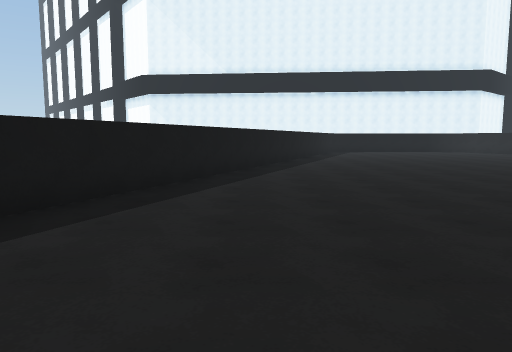
View 1 (above)

21 first-person views from a walk through a Unity game level. The camera is 1.4 m above the floor, tilts 6° down and sees 70° across. The floor is counted in squares, 2 m on a side. Each view is taken from the middle of a square. On the plan, view 1 faces up. The plan holds only what a view shows up to about 11 squares ahead; the rest is blank. The place goes on beyond the plan. Some animated figures are not drawn.

View 2
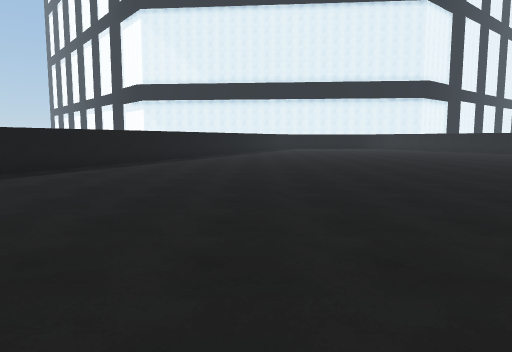

View 3
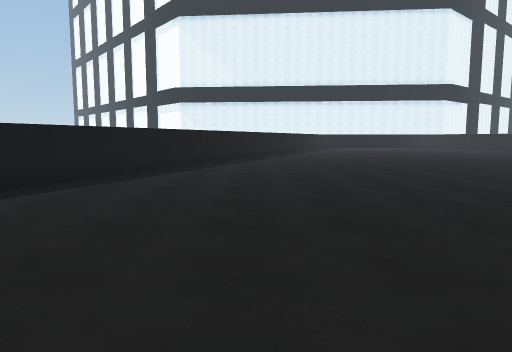

View 4
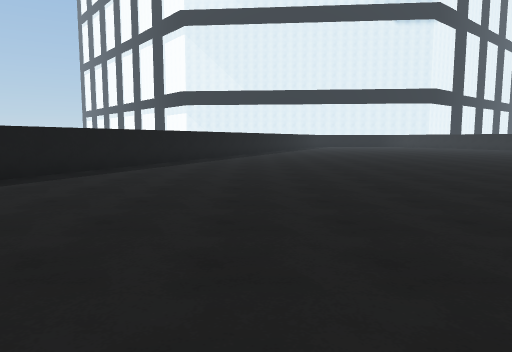

View 5
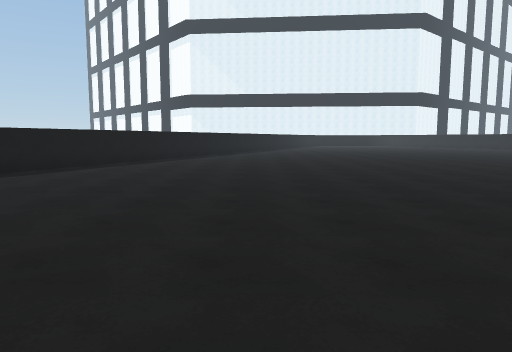

View 6
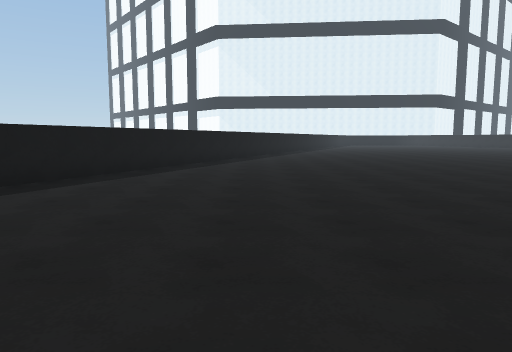

View 7
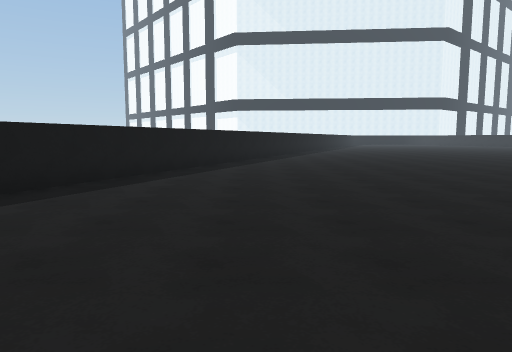

View 8
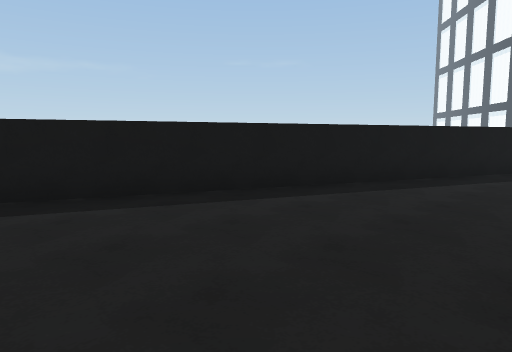

View 9
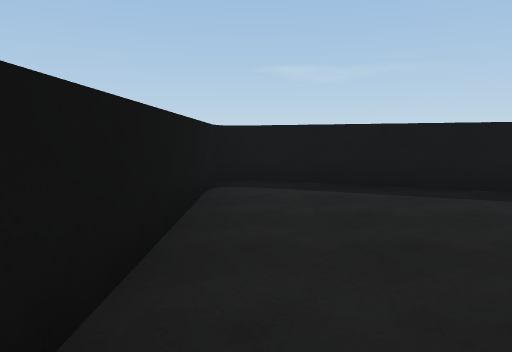

View 10
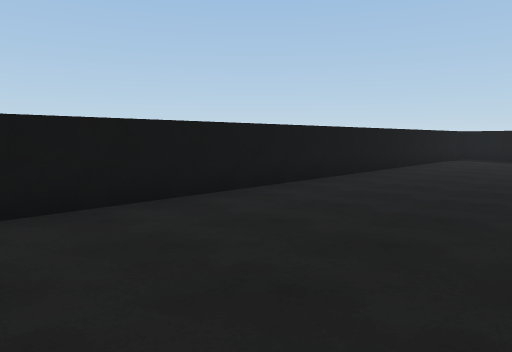

View 11
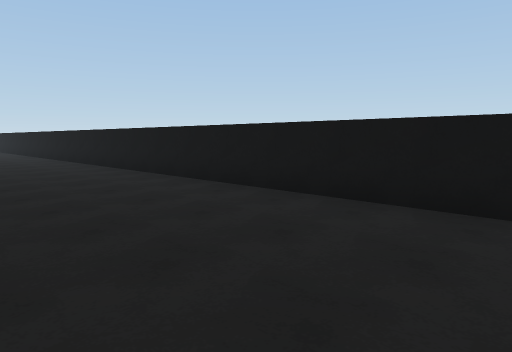

View 12
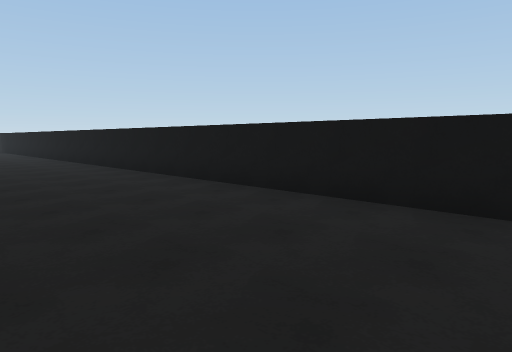

View 13
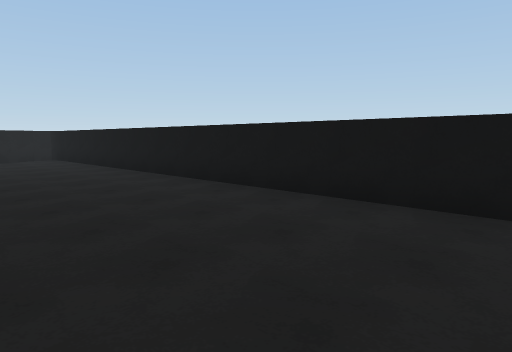

View 14
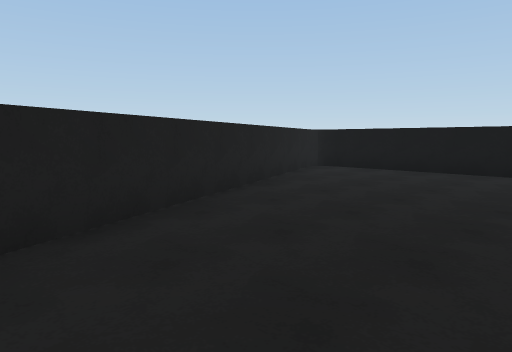

View 15
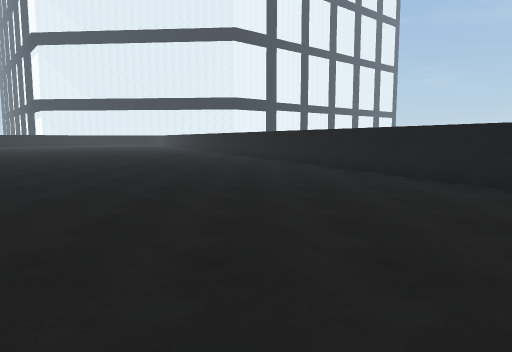

View 16
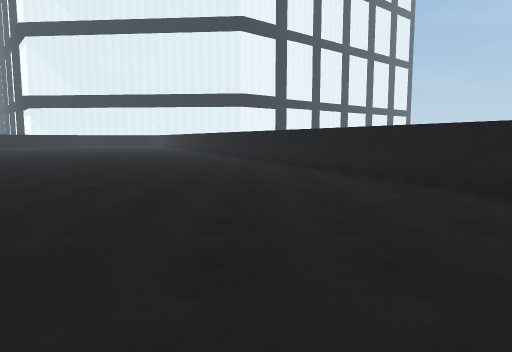

View 17
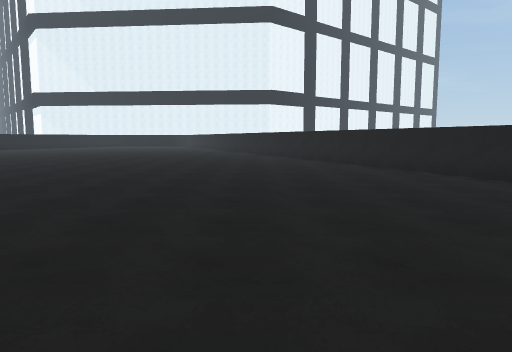

View 18
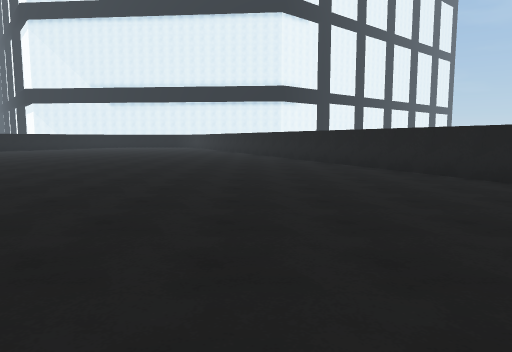

View 19
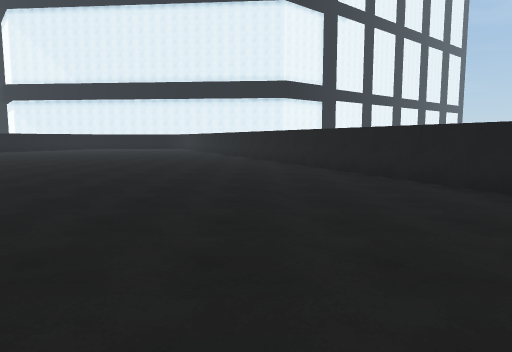

View 20
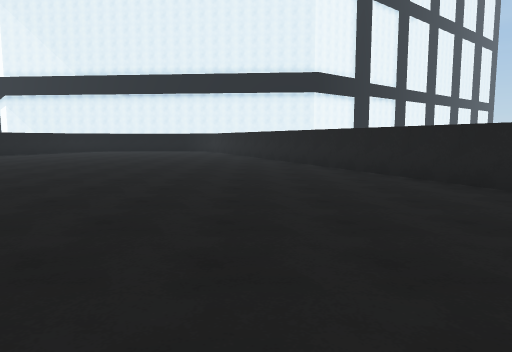

View 21
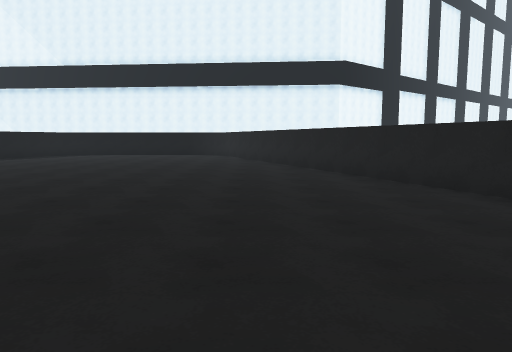

### Floor plan
Points are (right, up) in squares from view 1. A wall is a line through its corners. A room is listed if a view was taken in it or the views show most of it. See-through windows are left out.
Room 1 (views 1, 2, 3, 4, 5, 6, 7, 8, 9, 10, 11, 12, 13, 14, 15, 16, 17, 18, 19, 20, 21)
walls: (1, 11.2) (-11, -18.1); (23.8, -18.7) (24.4, -18.6) (24.3, -17.9); (24.4, -18.1) (11.1, 14.1); (-11, -17.9) (-11.1, -18.4); (-10.6, -18.7) (23.9, -18.7)

Positions as (right, up) in squares from view 1, and headings:
1: (0, 0), facing up
2: (2, -5), facing up
3: (-1, -7), facing up
4: (-1, -10), facing up
5: (-1, -13), facing up
6: (-4, -15), facing up
7: (-6, -18), facing up
8: (-6, -18), facing up-left
9: (-5, -18), facing left
10: (2, -15), facing down-left
11: (-2, -15), facing down-right
12: (5, -15), facing down-right
13: (12, -15), facing down-right
14: (19, -11), facing down-right
15: (19, -18), facing up
16: (18, -14), facing up
17: (15, -11), facing up
18: (14, -8), facing up
19: (14, -5), facing up
20: (12, -1), facing up
21: (11, 3), facing up
